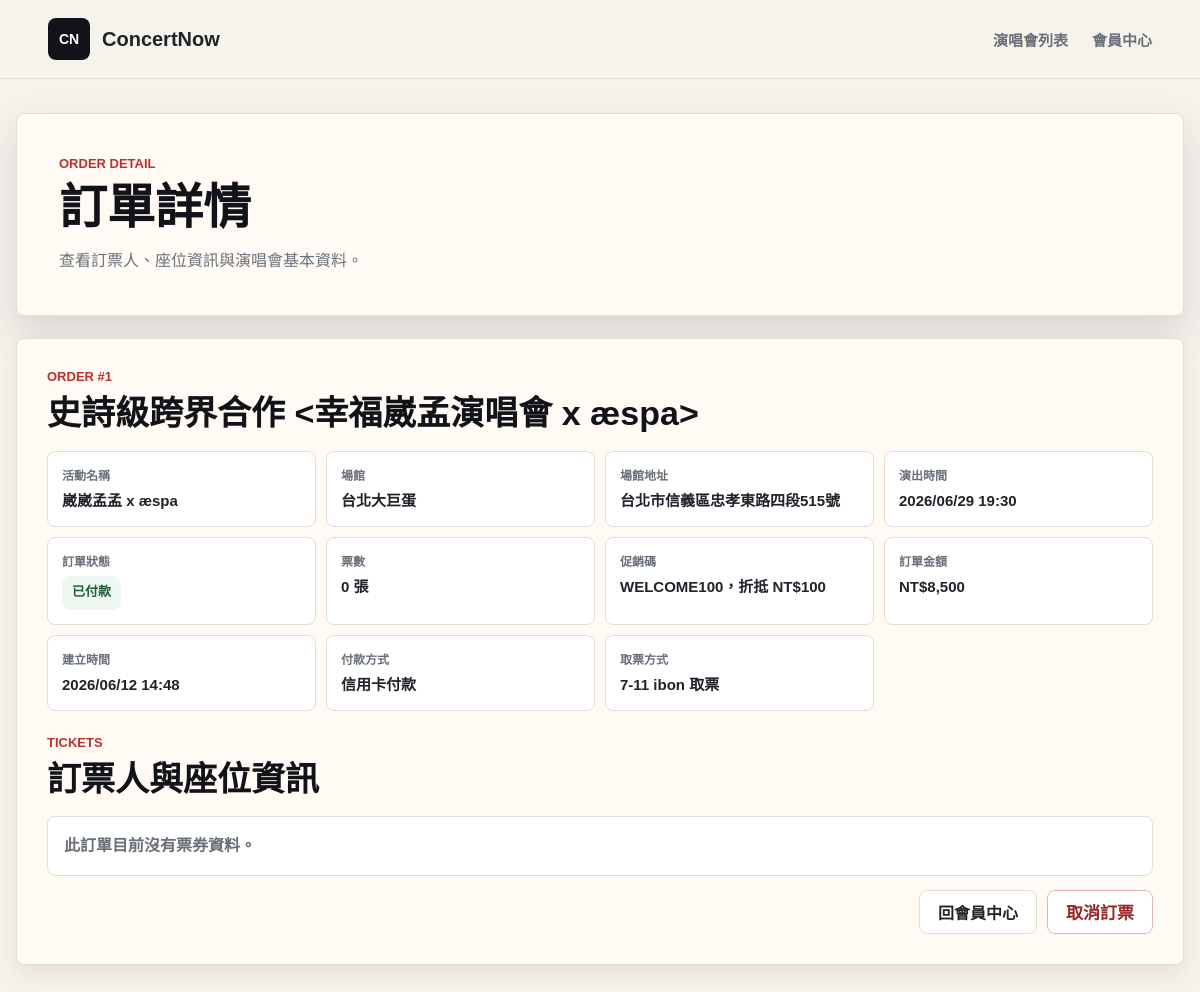
The app's page /customer/order_detail.php?order_id=1 (signed in) with its own data.
### tables this page shows
CREATE TABLE Orders (
    order_id INT AUTO_INCREMENT PRIMARY KEY,
    user_id INT,
    show_id INT,
    promo_id INT NULL,                      
    total_price INT NOT NULL,               
    status ENUM('pending_payment', 'paid', 'cancelled') DEFAULT 'pending_payment',
    payment_method VARCHAR(30) NULL,         
    delivery_method VARCHAR(30) NULL,        
    created_at TIMESTAMP DEFAULT CURRENT_TIMESTAMP,
    FOREIGN KEY (user_id) REFERENCES User(user_id),
    FOREIGN KEY (show_id) REFERENCES ShowDate(show_id),
    FOREIGN KEY (promo_id) REFERENCES PromoCode(promo_id) ON DELETE SET NULL
);

CREATE TABLE Concert (
    concert_id INT AUTO_INCREMENT PRIMARY KEY,
    organizer_id INT NULL,                           
    artist VARCHAR(100) NOT NULL,                     
    title VARCHAR(255) NOT NULL,                      
    venue VARCHAR(100) NOT NULL,                      
    concert_address VARCHAR(255) NOT NULL,                    
    image VARCHAR(255),                               
    sale_start DATETIME NOT NULL,                     
    sale_end DATETIME NOT NULL,                       
    description TEXT,                                 
    notice TEXT,                                      
    created_at TIMESTAMP DEFAULT CURRENT_TIMESTAMP,
    FOREIGN KEY (organizer_id) REFERENCES Organizer(organizer_id) ON DELETE SET NULL
);

CREATE TABLE ShowDate (
    show_id INT AUTO_INCREMENT PRIMARY KEY,
    concert_id INT NOT NULL,                          
    show_datetime DATETIME NOT NULL,                  
    status VARCHAR(50) DEFAULT 'available',           
    FOREIGN KEY (concert_id) REFERENCES Concert(concert_id) ON DELETE CASCADE
);

CREATE TABLE PromoCode (
    promo_id INT AUTO_INCREMENT PRIMARY KEY,
    code_name VARCHAR(50) NOT NULL UNIQUE,  
    discount_amount INT NOT NULL,           
    usage_limit INT NULL,                   
    starts_at DATETIME NULL,                
    expires_at DATETIME NULL,               
    is_active BOOLEAN DEFAULT TRUE,         
    created_at TIMESTAMP DEFAULT CURRENT_TIMESTAMP,
    updated_at TIMESTAMP DEFAULT CURRENT_TIMESTAMP ON UPDATE CURRENT_TIMESTAMP
);

### customer/order_detail.php (the view, shortened to what this page needs)
<?php
require_once __DIR__ . '/../includes/db_config.php';
function h($value)
{
    return htmlspecialchars((string) $value, ENT_QUOTES, 'UTF-8');
}
function orderDetailDateTimeText($value)
{
    $timestamp = strtotime((string) $value);
    return $timestamp ? date('Y/m/d H:i', $timestamp) : (string) $value;
}
function orderDetailStatusText($status)
{
    $labels = [
        'pending_payment' => '待付款',
        'paid' => '已付款',
        'cancelled' => '已取消',
    ];
    return $labels[$status] ?? (string) $status;
}
function orderDetailStatusClass($status)
{
    $classes = [
        'pending_payment' => 'is-pending',
        'paid' => 'is-paid',
        'cancelled' => 'is-cancelled',
    ];
    return $classes[$status] ?? 'is-unknown';
}
function orderDetailPaymentMethodText($method)
{
    $labels = [
        'credit_card' => '信用卡付款',
        'atm_transfer' => 'ATM 虛擬帳號付款',
    ];
    return $labels[$method] ?? '-';
}
function orderDetailDeliveryMethodText($method)
{
    $labels = [
        'ibon' => '7-11 ibon 取票',
        'venue_pickup' => '演出現場票口取票',
    ];
    return $labels[$method] ?? '-';
}
function fetchOrderDetail($pdo, $orderId, $customerId)
{
    $stmt = $pdo->prepare(
        'SELECT
            o.order_id,
            o.total_price,
            o.status,
            o.payment_method,
            o.delivery_method,
            o.created_at,
            sd.show_id,
            sd.show_datetime,
            c.concert_id,
            c.artist,
            c.title,
            c.venue,
            c.concert_address,
            p.code_name,
            p.discount_amount
         FROM Orders o
         LEFT JOIN ShowDate sd ON o.show_id = sd.show_id
         LEFT JOIN Concert c ON sd.concert_id = c.concert_id
         LEFT JOIN PromoCode p ON o.promo_id = p.promo_id
         WHERE o.order_id = ?
           AND o.user_id = ?
         LIMIT 1'
    );
    $stmt->execute([$orderId, $customerId]);
    return $stmt->fetch();
}
function fetchOrderTickets($pdo, $orderId)
{
    $stmt = $pdo->prepare(
        'SELECT
            t.ticket_id,
            t.real_name,
            t.id_number,
            s.seat_number,
            s.price,
            s.status AS seat_status
         FROM Ticket t
         INNER JOIN Seat s ON t.seat_id = s.seat_id
         WHERE t.order_id = ?
         ORDER BY t.ticket_id'
    );
    $stmt->execute([$orderId]);
    return $stmt->fetchAll();
}
$stylePath = __DIR__ . '/../assets/css/style.css';
$styleVersion = file_exists($stylePath) ? filemtime($stylePath) : time();
$customerId = (int) $_SESSION['customer_id'];
$orderId = filter_input(INPUT_GET, 'order_id', FILTER_VALIDATE_INT, [
    'options' => ['min_range' => 1],
]);
$order = null;
$tickets = [];
$errors = [];
if ($pdo === null) {
    $errors[] = '資料庫連線失敗，請檢查 MySQL 與 includes/db_config.php 設定。';
} elseif (!$orderId) {
    $errors[] = '缺少訂單編號，請回會員中心查看訂單。';
} else {
    try {
        $order = fetchOrderDetail($pdo, $orderId, $customerId);
        if (!$order) {
            $errors[] = '找不到這筆訂單，或這筆訂單不屬於目前登入會員。';
        } else {
            $tickets = fetchOrderTickets($pdo, $orderId);
        }
    } catch (Throwable $exception) {
        error_log('Order detail action failed: ' . $exception->getMessage());
        $errors[] = '處理訂單時發生錯誤，請稍後再試。';
    }
}
?>
<!doctype html>
<html lang="zh-Hant">
<head>
    <link rel="stylesheet" href="../assets/css/style.css?v=<?= h($styleVersion) ?>">
</head>
<body>
    <header class="site-header">
        <a class="brand" href="../index.php" aria-label="ConcertNow 首頁">
            <span class="brand-mark">CN</span>
            <span>ConcertNow</span>
        </a>
        <nav class="main-nav" aria-label="主選單">
            <a href="../index.php#concerts">演唱會列表</a>
            <a href="member.php">會員中心</a>
        </nav>
    </header>
    <main class="member-main">
        <section class="member-hero" aria-labelledby="order-detail-title">
            <div>
                <p class="member-kicker">Order Detail</p>
                <h1 id="order-detail-title">訂單詳情</h1>
                <span>查看訂票人、座位資訊與演唱會基本資料。</span>
            </div>
        </section>
        <section class="member-panel">
            <?php if ($errors): ?>
                <div class="auth-alert">
                    <?php foreach ($errors as $error): ?>
                        <p><?= h($error) ?></p>
                    <?php endforeach; ?>
                </div>
                <a class="secondary-action" href="member.php">回會員中心</a>
            <?php elseif ($order): ?>
                <div class="member-section-title">
                    <p>Order #<?= h($order['order_id']) ?></p>
                    <h2><?= h($order['title'] ?? '演唱會資料已移除') ?></h2>
                </div>
                <dl class="member-order-info">
                    <div>
                        <dt>活動名稱</dt>
                        <dd><?= h($order['artist'] ?? '-') ?></dd>
                    </div>
                    <div>
                        <dt>場館</dt>
                        <dd><?= h($order['venue'] ?? '-') ?></dd>
                    </div>
                    <div>
                        <dt>場館地址</dt>
                        <dd><?= h($order['concert_address'] ?? '-') ?></dd>
                    </div>
                    <div>
                        <dt>演出時間</dt>
                        <dd><?= h(orderDetailDateTimeText($order['show_datetime'] ?? null)) ?></dd>
                    </div>
                    <div>
                        <dt>訂單狀態</dt>
                        <dd><span class="member-status <?= h(orderDetailStatusClass($order['status'])) ?>"><?= h(orderDetailStatusText($order['status'])) ?></span></dd>
                    </div>
                    <div>
                        <dt>票數</dt>
                        <dd><?= h(count($tickets)) ?> 張</dd>
                    </div>
                    <div>
                        <dt>促銷碼</dt>
                        <dd>
                            <?php if ($order['code_name']): ?>
                                <?= h($order['code_name']) ?>，折抵 NT$<?= h(number_format((int) $order['discount_amount'])) ?>
                            <?php else: ?>
                                -
                            <?php endif; ?>
                        </dd>
                    </div>
                    <div>
                        <dt>訂單金額</dt>
                        <dd>NT$<?= h(number_format((int) $order['total_price'])) ?></dd>
                    </div>
                    <div>
                        <dt>建立時間</dt>
                        <dd><?= h(orderDetailDateTimeText($order['created_at'])) ?></dd>
                    </div>
                    <div>
                        <dt>付款方式</dt>
                        <dd><?= h(orderDetailPaymentMethodText($order['payment_method'])) ?></dd>
                    </div>
                    <div>
                        <dt>取票方式</dt>
                        <dd><?= h(orderDetailDeliveryMethodText($order['delivery_method'])) ?></dd>
                    </div>
                </dl>
                <div class="checkout-block">
                    <div class="member-section-title">
                        <p>Tickets</p>
                        <h2>訂票人與座位資訊</h2>
                    </div>
                    <?php if (!$tickets): ?>
                        <p class="member-empty">此訂單目前沒有票券資料。</p>
                    <?php endif; ?>
                </div>
                <div class="member-order-actions">
                    <a class="secondary-action" href="member.php">回會員中心</a>
                    <?php if ($order['status'] !== 'cancelled'): ?>
                        <form method="post" action="order_detail.php?order_id=<?= h($order['order_id']) ?>" class="inline-action-form" onsubmit="return confirm('確定要取消此訂單嗎？');">
                            <button class="secondary-action danger-action" type="submit">取消訂票</button>
                        </form>
                    <?php endif; ?>
                </div>
            <?php endif; ?>
        </section>
    </main>
</body>
</html>

### assets/css/style.css (style rules this page uses)
:root { --bg: #f6f2ec; --surface: #fffaf3; --text: #20242a; --muted: #6a7079; --line: #e4ddd2; --accent: #b83232; --accent-dark: #8f2323; --ink: #111318; --shadow: 0 18px 40px rgba(31, 35, 40, 0.14); }
* { box-sizing: border-box; }
html { scroll-behavior: smooth; }
body { margin: 0; min-height: 100vh; background: var(--bg); color: var(--text); font-family: "PingFang TC", "Noto Sans TC", "Microsoft JhengHei", Arial, sans-serif; }
a { color: inherit; text-decoration: none; }
.site-header { position: sticky; top: 0; z-index: 20; display: flex; align-items: center; justify-content: space-between; gap: 24px; width: 100%; padding: 18px clamp(18px, 4vw, 56px); background: rgba(246, 242, 236, 0.92); border-bottom: 1px solid rgba(228, 221, 210, 0.9); backdrop-filter: blur(16px); }
.brand { display: inline-flex; align-items: center; gap: 12px; font-size: 20px; font-weight: 800; letter-spacing: 0; }
.brand-mark { display: inline-grid; place-items: center; width: 42px; height: 42px; color: #fff; background: var(--ink); border-radius: 8px; font-size: 14px; }
.main-nav { display: flex; align-items: center; gap: clamp(12px, 2vw, 28px); color: var(--muted); font-size: 15px; font-weight: 700; }
.login-button, .primary-action, .ticket-link, .secondary-action, .disabled-action, .seat-zone-action, .show-select-action, .placeholder-link, .auth-submit { display: inline-flex; align-items: center; justify-content: center; min-height: 44px; padding: 0 18px; border: 0; border-radius: 8px; background: var(--accent); color: #fff; font-weight: 800; cursor: pointer; }
.secondary-action { border: 1px solid var(--line); background: #fff; color: var(--text); }
.member-main { width: min(1180px, calc(100% - 32px)); margin: 34px auto 72px; }
.member-hero, .member-panel { border: 1px solid var(--line); border-radius: 8px; background: var(--surface); box-shadow: 0 10px 24px rgba(31, 35, 40, 0.08); }
.member-hero { padding: clamp(26px, 4vw, 42px); box-shadow: var(--shadow); }
.member-kicker, .member-section-title p { margin: 0 0 10px; color: var(--accent); font-size: 13px; font-weight: 900; letter-spacing: 0; text-transform: uppercase; }
.member-hero h1, .member-section-title h2 { margin: 0; color: var(--ink); line-height: 1.14; letter-spacing: 0; }
.member-hero h1 { font-size: clamp(32px, 4.5vw, 48px); }
.member-hero span { display: block; margin-top: 12px; color: var(--muted); font-size: 16px; line-height: 1.6; }
.member-panel { margin-top: 22px; padding: clamp(22px, 3vw, 30px); }
.member-section-title { margin-bottom: 18px; }
.member-section-title h2 { font-size: clamp(24px, 3vw, 34px); }
.member-info-grid div, .member-order-info div { padding: 14px; border: 1px solid var(--line); border-radius: 8px; background: #fff; }
.member-info-grid dt, .member-order-info dt { color: var(--muted); font-size: 12px; font-weight: 900; }
.member-info-grid dd, .member-order-info dd { margin: 7px 0 0; color: var(--text); font-size: 15px; font-weight: 900; line-height: 1.45; overflow-wrap: anywhere; }
.member-alert, .member-empty { margin: 0; padding: 16px; border: 1px solid var(--line); border-radius: 8px; background: #fff; color: var(--muted); font-weight: 850; line-height: 1.6; }
.member-status { flex-shrink: 0; display: inline-flex; align-items: center; justify-content: center; min-height: 34px; padding: 0 10px; border-radius: 8px; background: #efe0c7; color: #80520e; font-size: 13px; font-weight: 900; }
.member-status.is-paid { background: #edf8f1; color: #245b38; }
.member-order-info { display: grid; grid-template-columns: repeat(4, minmax(0, 1fr)); gap: 10px; margin: 0; }
.member-order-actions { display: flex; flex-wrap: wrap; gap: 10px; justify-content: flex-end; margin-top: 14px; }
.member-order-actions .secondary-action { width: auto; }
.inline-action-form { margin: 0; }
.danger-action { border-color: #e2b4b4; color: #9a2525; font-size: 17px; }
.checkout-block { margin-top: 24px; }

### records on screen
orders: order_id "1", concert.title "史詩級跨界合作 <幸福崴孟演唱會 x æspa>", concert.artist "崴崴孟孟 x æspa", concert.venue "台北大巨蛋", concert.concert_address "台北市信義區忠孝東路四段515號", show.show_datetime "2026/06/29 19:30", status "已付款", promo.code_name "WELCOME100", promo.discount_amount "100", total_price "8,500", created_at "2026/06/12 14:48", payment_method "信用卡付款", delivery_method "7-11 ibon 取票"

### other values on screen
count($tickets) "0"
